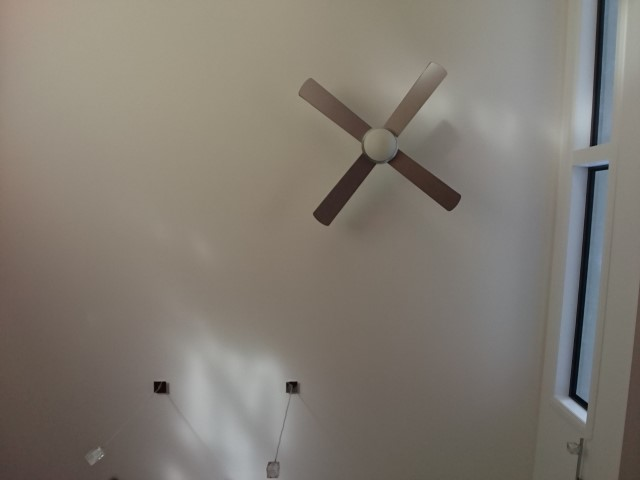
#> input picture test_cam_images/second.jpg, 640 x 480 px
$ python test.py
#> lines starting #> are read from the running program, lines starting #| are printed output that depends on the picture
"""Look for commonalities between the two test images.

The pairs are about 1m apart.

Based on:

    https://docs.opencv.org/3.3.0/dc/dc3/tutorial_py_matcher.html

"""
import numpy
import cv2
import statistics


def go(existing, new, out):
#> called with existing = 'first.jpg', new = 'second.jpg', out = 'matches1.jpg'
    img_new = cv2.imread(new, 0)  # Taken 1m away.
#> img_new: shape (480, 640); min 4, max 189, mean 123.1
    img_existing = cv2.imread(existing, 0)  # Initial/existing/baseline image.
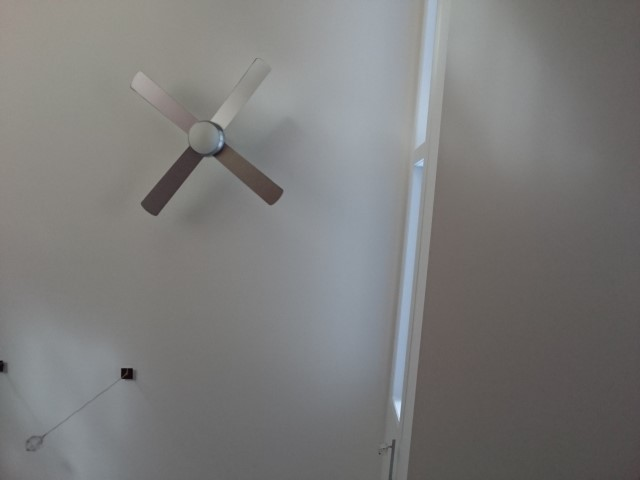
#> input picture test_cam_images/first.jpg, 640 x 480 px
#> img_existing: shape (480, 640); min 6, max 227, mean 123

    sift = cv2.xfeatures2d.SIFT_create()

    kp_new, des_new = sift.detectAndCompute(img_new, None)
#> kp_new = 84 keypoints; strongest (x, y, size): (161, 387, 9.5), (292, 387, 8.9), (594, 141, 6.3), (583, 404, 5.9)
    kp_existing, des_existing = sift.detectAndCompute(img_existing, None)
#> kp_existing = 47 keypoints; strongest (x, y, size): (127, 374, 8.9), (220, 144, 2.9), (218, 127, 3.9), (130, 370, 3.4)

    FLANN_INDEX_KDTREE = 1
    index_params = dict(algorithm=FLANN_INDEX_KDTREE, trees = 5)
    search_params = dict(checks=50)   # or pass empty dictionary
    flann = cv2.FlannBasedMatcher(index_params, search_params)

    matches = flann.knnMatch(des_new, des_existing, k=2)
#> matches = 84 matches

    offsets_x = []
    offsets_y = []
    for i,(m, n) in enumerate(matches):
        if m.distance >= 0.7 * n.distance:
            continue

        existing_x, existing_y = kp_existing[m.trainIdx].pt
        new_x, new_y = kp_new[m.queryIdx].pt

        offsets_x.append(existing_x - new_x)
        offsets_y.append(existing_y - new_y)
#> this loop made 84 passes
#> (existing_x, existing_y, new_x, new_y) on passes 12, 27, 28, 29, 30, 34, 35, 38, 39, 41, 42, 43: (130.4, 370.2, 164, 383.4), (393.6, 441.2, 313.3, 92.52), (188, 178.5, 325.5, 195.3), (154.7, 202, 326.2, 211.7), (154.7, 202, 326.2, 211.7), (188, 178.5, 339.4, 214), (188, 178.5, 348.6, 134.7), (188, 178.5, 361.4, 185.1), (189.4, 159.6, 363.9, 164.7), (188, 178.5, 372.5, 170.5), (204.4, 158.6, 376.9, 166.2), (207.4, 154.8, 379.9, 162.1)
#> after the loop, offsets_x = [-33.57, 80.35, -137.5, -171.5, -171.5, -151.5, -160.7, -173.4, -174.5, -184.5, -172.5, -172.5, -172.8, -174.4, -225.1, -228, -264.7, -316.1, -563.8, -438.8]; offsets_y = [-13.21, 348.7, -16.9, -9.77, -9.77, -35.53, 43.75, -6.63, -5.11, 7.95, -7.56, -7.28, -6.65, -6.04, -6.51, -8.87, -9.12, 8.72, 278, 60.9]

    offset_x = statistics.median(offsets_x)
#> offset_x = -173.1
    offset_y = statistics.median(offsets_y)
#> offset_y = -6.64

    alpha_existing = numpy.ones(img_existing.shape, dtype=img_existing.dtype) * 50

    padded_existing = cv2.copyMakeBorder(
        cv2.merge((img_existing, img_existing, img_existing, alpha_existing)),
        int(-offset_y) if offset_y < 0 else 0,
        int(offset_y) if offset_y > 0 else 0,
        int(-offset_x) if offset_x < 0 else 0,
        int(offset_x) if offset_x > 0 else 0,
        cv2.BORDER_CONSTANT,
        value=(0, 0, 0, 0)
    )
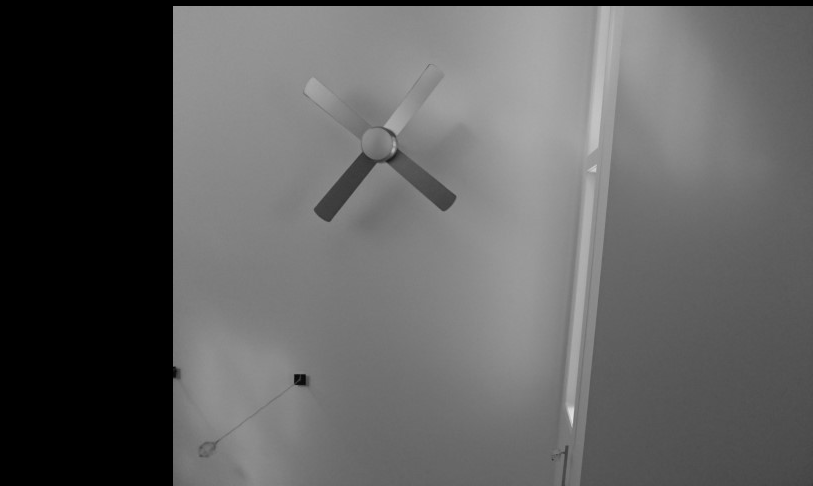
#> padded_existing: shape (486, 813, 4); mean of channels 0, 1, 2, 3 95.6, 95.6, 95.6, 38.9; drawn as B, G, R

    alpha_new = numpy.ones(img_new.shape, dtype=img_new.dtype) * 50

    padded_new = cv2.copyMakeBorder(
        cv2.merge((img_new, img_new, img_new, alpha_new)),
        int(offset_y) if offset_y > 0 else 0,
        int(-offset_y) if offset_y < 0 else 0,
        int(offset_x) if offset_x > 0 else 0,
        int(-offset_x) if offset_x < 0 else 0,
        cv2.BORDER_CONSTANT,
        value=(0, 0, 0, 0)
    )
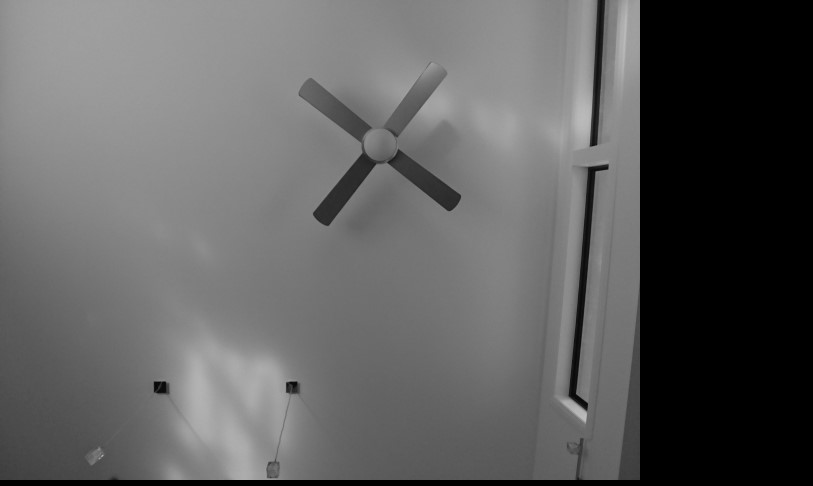
#> padded_new: shape (486, 813, 4); mean of channels 0, 1, 2, 3 95.7, 95.7, 95.7, 38.9; drawn as B, G, R

    # TODO: Need to actually fade in and out based on how far moved and direction.
    new_background = cv2.addWeighted(padded_existing, 0.5, padded_new, 0.5, 0)

    cv2.imwrite(out, new_background)


if __name__ == '__main__':
    go('first.jpg', 'second.jpg', 'matches1.jpg')
    go('third.jpg', 'fourth.jpg', 'matches2.jpg')
#> call 2 of go, with existing = 'third.jpg', new = 'fourth.jpg', out = 'matches2.jpg'
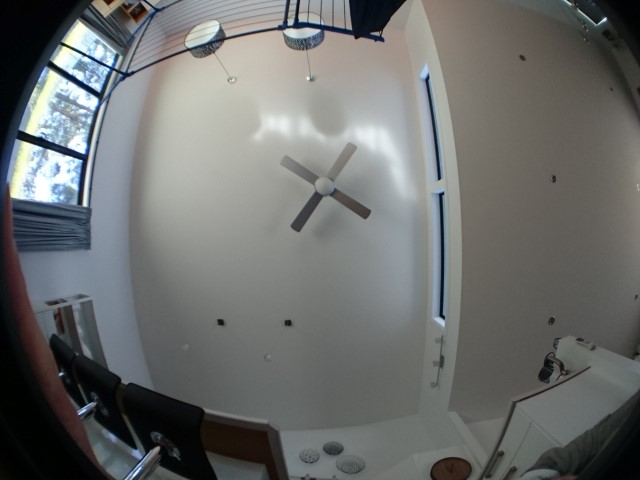
#> input picture test_cam_images/fourth.jpg, 640 x 480 px
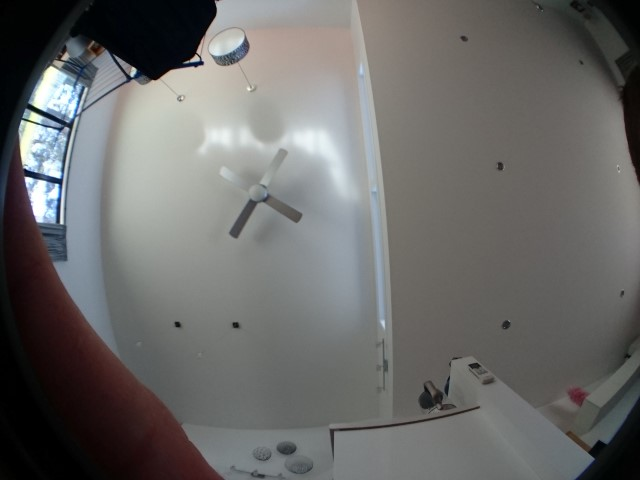
#> input picture test_cam_images/third.jpg, 640 x 480 px
#> in go (call 2), `img_existing = cv2.imread(existing, 0)`:
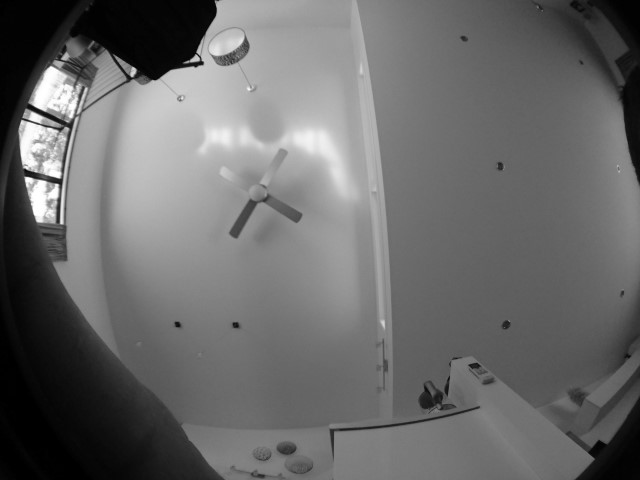
#> img_existing: shape (480, 640); min 0, max 255, mean 105.5
#> in go (call 2), `kp_new, des_new = sift.detectAndCompute(img_new, None)`: kp_new = 648 keypoints; strongest (x, y, size): (605, 19, 2.8), (84, 54, 2.6), (79, 35, 17.1), (105, 65, 2.1)
#> in go (call 2), `kp_existing, des_existing = sift.detectAndCompute(img_existing, None)`: kp_existing = 373 keypoints; strongest (x, y, size): (52, 89, 26.6), (28, 180, 5), (133, 71, 5.1), (41, 202, 20.6)
#> in go (call 2), `matches = flann.knnMatch(des_new, des_existing, k=2)`: matches = 648 matches
#> the loop in go (call 2), `for i,(m, n) in enumerate(matches):` made 648 passes
#> (existing_x, existing_y, new_x, new_y) on passes 9, 14, 31: (26.47, 110.2, 17.01, 141), (32.65, 99.56, 25.61, 125.1), (23.33, 129.6, 35, 102.4)
#> after the loop in go (call 2), `for i,(m, n) in enumerate(matches):`: offsets_x = 42 values, max 323.5 at index 14, min -321 at index 28, mean -44.98; offsets_y = 42 values, max 401.2 at index 14, min -462.3 at index 36, mean 6.35
#> in go (call 2), `offset_x = statistics.median(offsets_x)`: offset_x = -47.88
#> in go (call 2), `offset_y = statistics.median(offsets_y)`: offset_y = 7.33
#> in go (call 2), `new_background = cv2.addWeighted(padded_existing, 0.5, padded_new, 0.5..`:
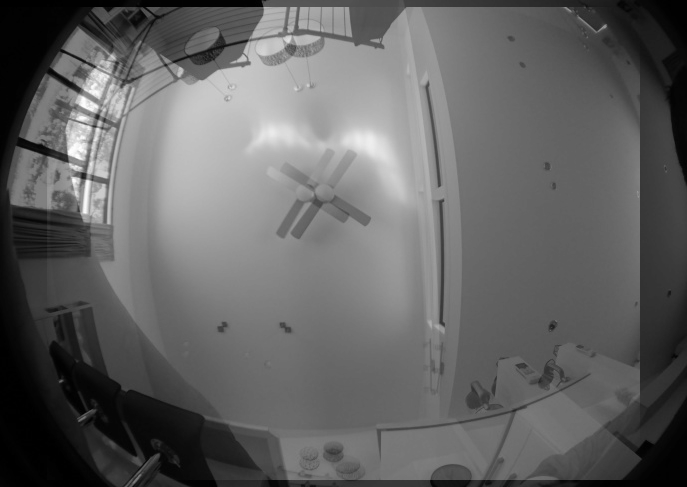
#> new_background: shape (487, 687, 4); mean of channels 0, 1, 2, 3 98.5, 98.5, 98.5, 45.9; drawn as B, G, R
